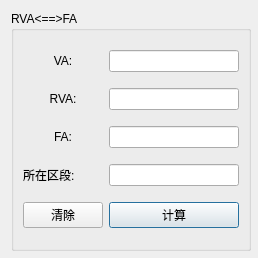
<?xml version="1.0" encoding="UTF-8"?>
<ui version="4.0">
 <class>CalcDialog</class>
 <widget class="QDialog" name="CalcDialog">
  <property name="geometry">
   <rect>
    <x>0</x>
    <y>0</y>
    <width>258</width>
    <height>258</height>
   </rect>
  </property>
  <property name="minimumSize">
   <size>
    <width>240</width>
    <height>240</height>
   </size>
  </property>
  <property name="maximumSize">
   <size>
    <width>258</width>
    <height>258</height>
   </size>
  </property>
  <property name="windowTitle">
   <string>Dialog</string>
  </property>
  <layout class="QGridLayout" name="gridLayout">
   <item row="0" column="1">
    <widget class="QGroupBox" name="groupBox">
     <property name="minimumSize">
      <size>
       <width>240</width>
       <height>240</height>
      </size>
     </property>
     <property name="maximumSize">
      <size>
       <width>240</width>
       <height>240</height>
      </size>
     </property>
     <property name="title">
      <string>RVA&lt;==&gt;FA</string>
     </property>
     <layout class="QGridLayout" name="gridLayout_2">
      <item row="5" column="1">
       <widget class="QPushButton" name="pushButton_2">
        <property name="text">
         <string>计算</string>
        </property>
       </widget>
      </item>
      <item row="4" column="0">
       <widget class="QLabel" name="label_4">
        <property name="text">
         <string>所在区段:</string>
        </property>
       </widget>
      </item>
      <item row="4" column="1">
       <widget class="QLineEdit" name="SECTION_EDIT">
        <property name="alignment">
         <set>Qt::AlignCenter</set>
        </property>
        <property name="readOnly">
         <bool>true</bool>
        </property>
       </widget>
      </item>
      <item row="3" column="1">
       <widget class="QLineEdit" name="FA_EDIT">
        <property name="maxLength">
         <number>8</number>
        </property>
        <property name="alignment">
         <set>Qt::AlignCenter</set>
        </property>
       </widget>
      </item>
      <item row="3" column="0">
       <widget class="QLabel" name="label_3">
        <property name="text">
         <string>FA:</string>
        </property>
        <property name="alignment">
         <set>Qt::AlignCenter</set>
        </property>
       </widget>
      </item>
      <item row="5" column="0">
       <widget class="QPushButton" name="pushButton">
        <property name="text">
         <string>清除</string>
        </property>
       </widget>
      </item>
      <item row="1" column="0">
       <widget class="QLabel" name="label_2">
        <property name="text">
         <string>VA:</string>
        </property>
        <property name="alignment">
         <set>Qt::AlignCenter</set>
        </property>
       </widget>
      </item>
      <item row="1" column="1">
       <widget class="QLineEdit" name="VA_EDIT">
        <property name="maxLength">
         <number>8</number>
        </property>
        <property name="alignment">
         <set>Qt::AlignCenter</set>
        </property>
       </widget>
      </item>
      <item row="2" column="0">
       <widget class="QLabel" name="label">
        <property name="text">
         <string>RVA:</string>
        </property>
        <property name="alignment">
         <set>Qt::AlignCenter</set>
        </property>
       </widget>
      </item>
      <item row="2" column="1">
       <widget class="QLineEdit" name="RVA_EDIT">
        <property name="maxLength">
         <number>8</number>
        </property>
        <property name="alignment">
         <set>Qt::AlignCenter</set>
        </property>
       </widget>
      </item>
     </layout>
    </widget>
   </item>
  </layout>
 </widget>
 <resources/>
 <connections/>
</ui>
